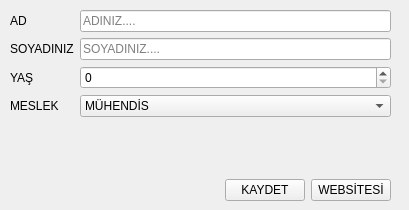
<?xml version="1.0" encoding="UTF-8"?>
<ui version="4.0">
 <class>MainWindow</class>
 <widget class="QMainWindow" name="MainWindow">
  <property name="geometry">
   <rect>
    <x>0</x>
    <y>0</y>
    <width>409</width>
    <height>210</height>
   </rect>
  </property>
  <property name="windowTitle">
   <string>MainWindow</string>
  </property>
  <widget class="QWidget" name="centralwidget">
   <widget class="QWidget" name="">
    <property name="geometry">
     <rect>
      <x>10</x>
      <y>10</y>
      <width>381</width>
      <height>191</height>
     </rect>
    </property>
    <layout class="QVBoxLayout" name="verticalLayout">
     <item>
      <layout class="QFormLayout" name="formLayout">
       <item row="0" column="0">
        <widget class="QLabel" name="label">
         <property name="text">
          <string>AD</string>
         </property>
        </widget>
       </item>
       <item row="0" column="1">
        <widget class="QLineEdit" name="kullanici_ad">
         <property name="placeholderText">
          <string>ADINIZ....</string>
         </property>
        </widget>
       </item>
       <item row="1" column="0">
        <widget class="QLabel" name="label_2">
         <property name="text">
          <string>SOYADINIZ</string>
         </property>
        </widget>
       </item>
       <item row="1" column="1">
        <widget class="QLineEdit" name="kullanici_soyad">
         <property name="placeholderText">
          <string>SOYADINIZ....</string>
         </property>
        </widget>
       </item>
       <item row="2" column="0">
        <widget class="QLabel" name="label_3">
         <property name="text">
          <string>YAŞ</string>
         </property>
        </widget>
       </item>
       <item row="2" column="1">
        <widget class="QSpinBox" name="kullanici_yas"/>
       </item>
       <item row="3" column="0">
        <widget class="QLabel" name="label_4">
         <property name="text">
          <string>MESLEK</string>
         </property>
        </widget>
       </item>
       <item row="3" column="1">
        <widget class="QComboBox" name="kullanici_meslek_combo_box">
         <item>
          <property name="text">
           <string>MÜHENDİS</string>
          </property>
         </item>
         <item>
          <property name="text">
           <string>ÖĞRENCİ</string>
          </property>
         </item>
         <item>
          <property name="text">
           <string>İŞSİZ</string>
          </property>
         </item>
        </widget>
       </item>
      </layout>
     </item>
     <item>
      <layout class="QHBoxLayout" name="horizontalLayout">
       <item>
        <spacer name="horizontalSpacer">
         <property name="orientation">
          <enum>Qt::Horizontal</enum>
         </property>
         <property name="sizeHint" stdset="0">
          <size>
           <width>40</width>
           <height>20</height>
          </size>
         </property>
        </spacer>
       </item>
       <item>
        <widget class="QPushButton" name="kullanici_kaydet_button">
         <property name="text">
          <string>KAYDET</string>
         </property>
        </widget>
       </item>
       <item>
        <widget class="QPushButton" name="kullanici_web_sitesi">
         <property name="text">
          <string>WEBSİTESİ</string>
         </property>
        </widget>
       </item>
      </layout>
     </item>
    </layout>
   </widget>
  </widget>
 </widget>
 <resources/>
 <connections/>
</ui>
